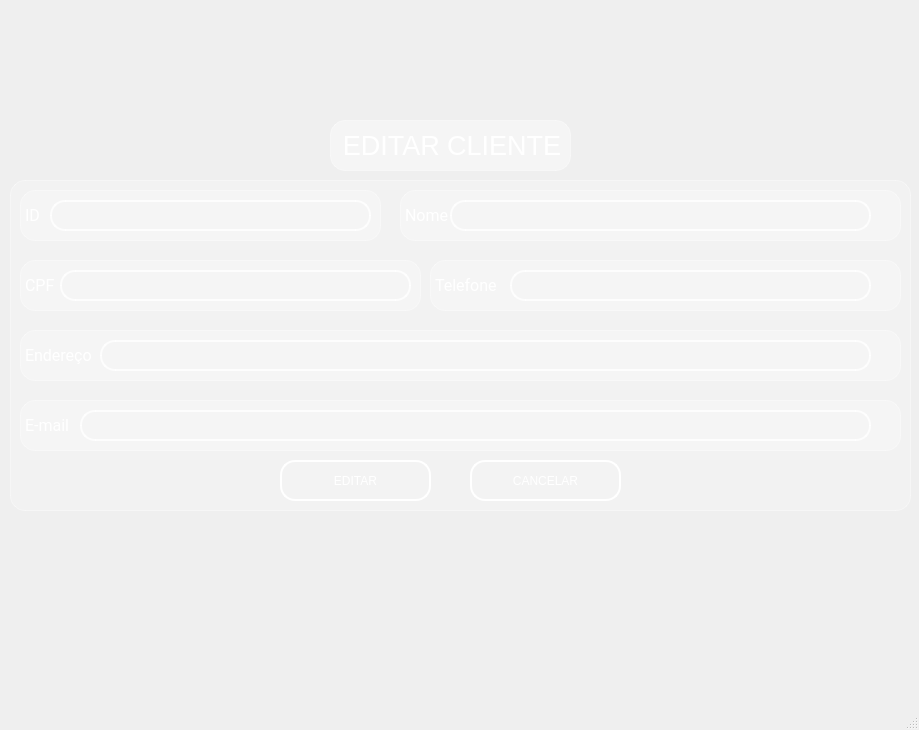
<?xml version="1.0" encoding="UTF-8"?>
<ui version="4.0">
 <class>MainWindow</class>
 <widget class="QMainWindow" name="MainWindow">
  <property name="geometry">
   <rect>
    <x>0</x>
    <y>0</y>
    <width>919</width>
    <height>730</height>
   </rect>
  </property>
  <property name="windowTitle">
   <string>MainWindow</string>
  </property>
  <property name="styleSheet">
   <string notr="true">QWidget {
    background: qradialgradient(
        cx: 0.5, cy: 0.2, radius: 0.8,
        fx: 0.5, fy: 0.2,
        stop: 0 #7FA3A6,  /* Brilho no topo (mais suave) */
        stop: 0.4 #4E7580, /* Azul intermediário mais escuro */
        stop: 0.7 #27425A, /* Azul mais escuro na transição */
        stop: 1 #0A1A30   /* Azul bem escuro na parte inferior */
    );
}
</string>
  </property>
  <widget class="QWidget" name="centralwidget">
   <widget class="QLabel" name="label_3">
    <property name="geometry">
     <rect>
      <x>330</x>
      <y>120</y>
      <width>241</width>
      <height>51</height>
     </rect>
    </property>
    <property name="styleSheet">
     <string notr="true">QWidget {
    background-color: rgba(255, 255, 255, 90); /* 20% de opacidade */
    border-radius: 15px;
    border: 1px solid rgba(255, 255, 255, 100);
    backdrop-filter: blur(10px);
    /* Sombra inicial sutil nas laterais */
    box-shadow: 0 0 5px rgba(255, 255, 255, 50);
    /* Transição suave para sombra e fundo */
    transition: box-shadow 0.5s ease, background-color 0.5s ease, border 0.5s ease;
}

QWidget:hover {
    background-color: rgba(255, 255, 255, 110); /* Aumenta o brilho */
    border: 1px solid rgba(255, 255, 255, 130);
    /* Sombra mais intensa nas laterais, simulando brilho em movimento */
    box-shadow: 10px 0 15px rgba(255, 255, 255, 100), 
                -10px 0 15px rgba(255, 255, 255, 100);
}</string>
    </property>
    <property name="text">
     <string>&lt;html&gt;&lt;head/&gt;&lt;body&gt;&lt;p align=&quot;center&quot;&gt;&lt;span style=&quot; font-size:20pt; color:#ffffff;&quot;&gt;EDITAR	CLIENTE&lt;/span&gt;&lt;/p&gt;&lt;/body&gt;&lt;/html&gt;</string>
    </property>
   </widget>
   <widget class="QWidget" name="widget" native="true">
    <property name="geometry">
     <rect>
      <x>10</x>
      <y>180</y>
      <width>901</width>
      <height>331</height>
     </rect>
    </property>
    <property name="styleSheet">
     <string notr="true">QWidge {
    background-color: rgba(245, 245, 245, 70);
    border-radius: 12px;
    border: 2px solid rgba(255, 255, 255, 150);
    backdrop-filter: blur(15px);
    padding: 5px;
}
QWidget {
    background-color: rgba(255, 255, 255, 50); /* 50 = 20% de opacidade */
    border-radius: 15px;
    border: 1px solid rgba(255, 255, 255, 100);
    
    /* Efeito de desfoque (requer código adicional - ver explicação abaixo) */
    backdrop-filter: blur(10px);
}</string>
    </property>
    <widget class="QLabel" name="label_16">
     <property name="geometry">
      <rect>
       <x>390</x>
       <y>10</y>
       <width>501</width>
       <height>51</height>
      </rect>
     </property>
     <property name="font">
      <font>
       <family>Roboto</family>
       <pointsize>12</pointsize>
      </font>
     </property>
     <property name="styleSheet">
      <string notr="true">color: rgb(255, 255, 255);</string>
     </property>
     <property name="text">
      <string>Nome</string>
     </property>
    </widget>
    <widget class="QPushButton" name="editButton_3">
     <property name="geometry">
      <rect>
       <x>232</x>
       <y>530</y>
       <width>91</width>
       <height>41</height>
      </rect>
     </property>
     <property name="font">
      <font>
       <family>Roboto</family>
       <pointsize>10</pointsize>
       <weight>50</weight>
       <italic>true</italic>
       <bold>false</bold>
      </font>
     </property>
     <property name="text">
      <string>Editar</string>
     </property>
    </widget>
    <widget class="QLabel" name="label_19">
     <property name="geometry">
      <rect>
       <x>10</x>
       <y>220</y>
       <width>881</width>
       <height>51</height>
      </rect>
     </property>
     <property name="font">
      <font>
       <family>Roboto</family>
       <pointsize>12</pointsize>
      </font>
     </property>
     <property name="styleSheet">
      <string notr="true">color: rgb(255, 255, 255);</string>
     </property>
     <property name="text">
      <string>E-mail</string>
     </property>
    </widget>
    <widget class="QLabel" name="label_21">
     <property name="geometry">
      <rect>
       <x>420</x>
       <y>80</y>
       <width>471</width>
       <height>51</height>
      </rect>
     </property>
     <property name="font">
      <font>
       <family>Roboto</family>
       <pointsize>12</pointsize>
      </font>
     </property>
     <property name="styleSheet">
      <string notr="true">color: rgb(255, 255, 255);</string>
     </property>
     <property name="text">
      <string>Telefone</string>
     </property>
    </widget>
    <widget class="QLabel" name="label_23">
     <property name="geometry">
      <rect>
       <x>10</x>
       <y>150</y>
       <width>881</width>
       <height>51</height>
      </rect>
     </property>
     <property name="font">
      <font>
       <family>Roboto</family>
       <pointsize>12</pointsize>
      </font>
     </property>
     <property name="styleSheet">
      <string notr="true">color: rgb(255, 255, 255);</string>
     </property>
     <property name="text">
      <string>Endereço</string>
     </property>
    </widget>
    <widget class="QPushButton" name="cancelButton_3">
     <property name="geometry">
      <rect>
       <x>332</x>
       <y>530</y>
       <width>91</width>
       <height>41</height>
      </rect>
     </property>
     <property name="font">
      <font>
       <family>Roboto</family>
       <pointsize>10</pointsize>
       <weight>50</weight>
       <italic>true</italic>
       <bold>false</bold>
      </font>
     </property>
     <property name="text">
      <string>Cancelar</string>
     </property>
    </widget>
    <widget class="QLabel" name="label_26">
     <property name="geometry">
      <rect>
       <x>10</x>
       <y>80</y>
       <width>401</width>
       <height>51</height>
      </rect>
     </property>
     <property name="font">
      <font>
       <family>Roboto</family>
       <pointsize>12</pointsize>
      </font>
     </property>
     <property name="styleSheet">
      <string notr="true">color: rgb(255, 255, 255);</string>
     </property>
     <property name="text">
      <string>CPF</string>
     </property>
    </widget>
    <widget class="QLineEdit" name="lineEdit">
     <property name="geometry">
      <rect>
       <x>40</x>
       <y>20</y>
       <width>321</width>
       <height>31</height>
      </rect>
     </property>
     <property name="styleSheet">
      <string notr="true">QLineEdit {
    /* Borda e fundo */
    border: 2px solid rgba(255, 255, 255, 200);
    border-radius: 15px;
    background-color: rgba(0, 0, 0, 0); /* Totalmente transparente */
    
    /* Espaçamento interno */
    padding: 5px 15px;
    
    /* Cor do texto */
    color: white;
    
    /* Melhora a renderização */
    background-clip: padding-box;
}

/* Efeito ao focar */
QLineEdit:focus {
    border: 2px solid rgba(255, 255, 255, 255);
    background-color: rgba(255, 255, 255, 60);
}</string>
     </property>
    </widget>
    <widget class="QLineEdit" name="lineEdit_5">
     <property name="geometry">
      <rect>
       <x>50</x>
       <y>90</y>
       <width>351</width>
       <height>31</height>
      </rect>
     </property>
     <property name="styleSheet">
      <string notr="true">QLineEdit {
    /* Borda e fundo */
    border: 2px solid rgba(255, 255, 255, 200);
    border-radius: 15px;
    background-color: rgba(0, 0, 0, 0); /* Totalmente transparente */
    
    /* Espaçamento interno */
    padding: 5px 15px;
    
    /* Cor do texto */
    color: white;
    
    /* Melhora a renderização */
    background-clip: padding-box;
}

/* Efeito ao focar */
QLineEdit:focus {
    border: 2px solid rgba(255, 255, 255, 255);
    background-color: rgba(255, 255, 255, 60);
}</string>
     </property>
    </widget>
    <widget class="QLineEdit" name="lineEdit_6">
     <property name="geometry">
      <rect>
       <x>440</x>
       <y>20</y>
       <width>421</width>
       <height>31</height>
      </rect>
     </property>
     <property name="styleSheet">
      <string notr="true">QLineEdit {
    /* Borda e fundo */
    border: 2px solid rgba(255, 255, 255, 200);
    border-radius: 15px;
    background-color: rgba(0, 0, 0, 0); /* Totalmente transparente */
    
    /* Espaçamento interno */
    padding: 5px 15px;
    
    /* Cor do texto */
    color: white;
    
    /* Melhora a renderização */
    background-clip: padding-box;
}

/* Efeito ao focar */
QLineEdit:focus {
    border: 2px solid rgba(255, 255, 255, 255);
    background-color: rgba(255, 255, 255, 60);
}</string>
     </property>
    </widget>
    <widget class="QLineEdit" name="lineEdit_2">
     <property name="geometry">
      <rect>
       <x>90</x>
       <y>160</y>
       <width>771</width>
       <height>31</height>
      </rect>
     </property>
     <property name="styleSheet">
      <string notr="true">QLineEdit {
    /* Borda e fundo */
    border: 2px solid rgba(255, 255, 255, 200);
    border-radius: 15px;
    background-color: rgba(0, 0, 0, 0); /* Totalmente transparente */
    
    /* Espaçamento interno */
    padding: 5px 15px;
    
    /* Cor do texto */
    color: white;
    
    /* Melhora a renderização */
    background-clip: padding-box;
}

/* Efeito ao focar */
QLineEdit:focus {
    border: 2px solid rgba(255, 255, 255, 255);
    background-color: rgba(255, 255, 255, 20);
}</string>
     </property>
    </widget>
    <widget class="QLineEdit" name="lineEdit_7">
     <property name="geometry">
      <rect>
       <x>500</x>
       <y>90</y>
       <width>361</width>
       <height>31</height>
      </rect>
     </property>
     <property name="styleSheet">
      <string notr="true">QLineEdit {
    /* Borda e fundo */
    border: 2px solid rgba(255, 255, 255, 200);
    border-radius: 15px;
    background-color: rgba(0, 0, 0, 0); /* Totalmente transparente */
    
    /* Espaçamento interno */
    padding: 5px 15px;
    
    /* Cor do texto */
    color: white;
    
    /* Melhora a renderização */
    background-clip: padding-box;
}

/* Efeito ao focar */
QLineEdit:focus {
    border: 2px solid rgba(255, 255, 255, 255);
    background-color: rgba(255, 255, 255, 60);
}</string>
     </property>
    </widget>
    <widget class="QLineEdit" name="lineEdit_8">
     <property name="geometry">
      <rect>
       <x>70</x>
       <y>230</y>
       <width>791</width>
       <height>31</height>
      </rect>
     </property>
     <property name="styleSheet">
      <string notr="true">QLineEdit {
    /* Borda e fundo */
    border: 2px solid rgba(255, 255, 255, 200);
    border-radius: 15px;
    background-color: rgba(0, 0, 0, 0); /* Totalmente transparente */
    
    /* Espaçamento interno */
    padding: 5px 15px;
    
    /* Cor do texto */
    color: white;
    
    /* Melhora a renderização */
    background-clip: padding-box;
}

/* Efeito ao focar */
QLineEdit:focus {
    border: 2px solid rgba(255, 255, 255, 255);
    background-color: rgba(255, 255, 255, 20);
}</string>
     </property>
    </widget>
    <widget class="QPushButton" name="pushButton">
     <property name="geometry">
      <rect>
       <x>270</x>
       <y>280</y>
       <width>151</width>
       <height>41</height>
      </rect>
     </property>
     <property name="styleSheet">
      <string notr="true">QPushButton {
    background-color: rgba(255, 255, 255, 0.5);
    border: 5px solid rgba(255, 255, 255, 0.3); /* Borda branca translúcida */
    color: #333333; /* Texto totalmente opaco */
}

QPushButton:hover {
    background-color: rgba(207, 216, 220, 100);
    border-color:rgba(255, 255, 255,255);
    
}

QPushButton:pressed {
    background-color: #A0B2C8; /* Azul acinzentado */
border-color: #003366; /* Azul escuro */
color: #003366;
}
 QPushButton{border: 2px solid rgba(255, 255, 255, 200);
    border-radius: 15px;
    background-color: rgba(0, 0, 0, 0); /* Totalmente transparente */
    
    /* Espaçamento interno */
    padding: 5px 15px;
    
    /* Cor do texto */
    color: white;
    
    /* Melhora a renderização */
    background-clip: padding-box;
}

/* Efeito ao focar */
QPushButton {
    border: 2px solid rgba(255, 255, 255, 255);
    background-color: rgba(255, 255, 255, 20);
}</string>
     </property>
     <property name="text">
      <string>EDITAR</string>
     </property>
    </widget>
    <widget class="QLabel" name="label_27">
     <property name="geometry">
      <rect>
       <x>10</x>
       <y>10</y>
       <width>361</width>
       <height>51</height>
      </rect>
     </property>
     <property name="font">
      <font>
       <family>Roboto</family>
       <pointsize>12</pointsize>
      </font>
     </property>
     <property name="styleSheet">
      <string notr="true">color: rgb(255, 255, 255);</string>
     </property>
     <property name="text">
      <string>ID</string>
     </property>
    </widget>
    <widget class="QPushButton" name="pushButton_2">
     <property name="geometry">
      <rect>
       <x>460</x>
       <y>280</y>
       <width>151</width>
       <height>41</height>
      </rect>
     </property>
     <property name="styleSheet">
      <string notr="true">QPushButton {
    background-color: rgba(255, 255, 255, 0.5);
    border: 5px solid rgba(255, 255, 255, 0.3); /* Borda branca translúcida */
    color: #333333; /* Texto totalmente opaco */
}

QPushButton:hover {
    background-color: rgba(207, 216, 220, 100);
    border-color:rgba(255, 255, 255,255);
    
}

QPushButton:pressed {
    background-color: #A0B2C8; /* Azul acinzentado */
border-color: #003366; /* Azul escuro */
color: #003366;
}
 QPushButton{border: 2px solid rgba(255, 255, 255, 200);
    border-radius: 15px;
    background-color: rgba(0, 0, 0, 0); /* Totalmente transparente */
    
    /* Espaçamento interno */
    padding: 5px 15px;
    
    /* Cor do texto */
    color: white;
    
    /* Melhora a renderização */
    background-clip: padding-box;
}

/* Efeito ao focar */
QPushButton {
    border: 2px solid rgba(255, 255, 255, 255);
    background-color: rgba(255, 255, 255, 20);
}</string>
     </property>
     <property name="text">
      <string>CANCELAR</string>
     </property>
    </widget>
    <zorder>label_27</zorder>
    <zorder>label_16</zorder>
    <zorder>editButton_3</zorder>
    <zorder>label_19</zorder>
    <zorder>label_21</zorder>
    <zorder>label_23</zorder>
    <zorder>cancelButton_3</zorder>
    <zorder>label_26</zorder>
    <zorder>lineEdit_5</zorder>
    <zorder>lineEdit_6</zorder>
    <zorder>lineEdit_2</zorder>
    <zorder>lineEdit_7</zorder>
    <zorder>lineEdit_8</zorder>
    <zorder>pushButton</zorder>
    <zorder>pushButton_2</zorder>
    <zorder>lineEdit</zorder>
   </widget>
  </widget>
  <widget class="QStatusBar" name="statusbar"/>
 </widget>
 <resources/>
 <connections/>
</ui>
